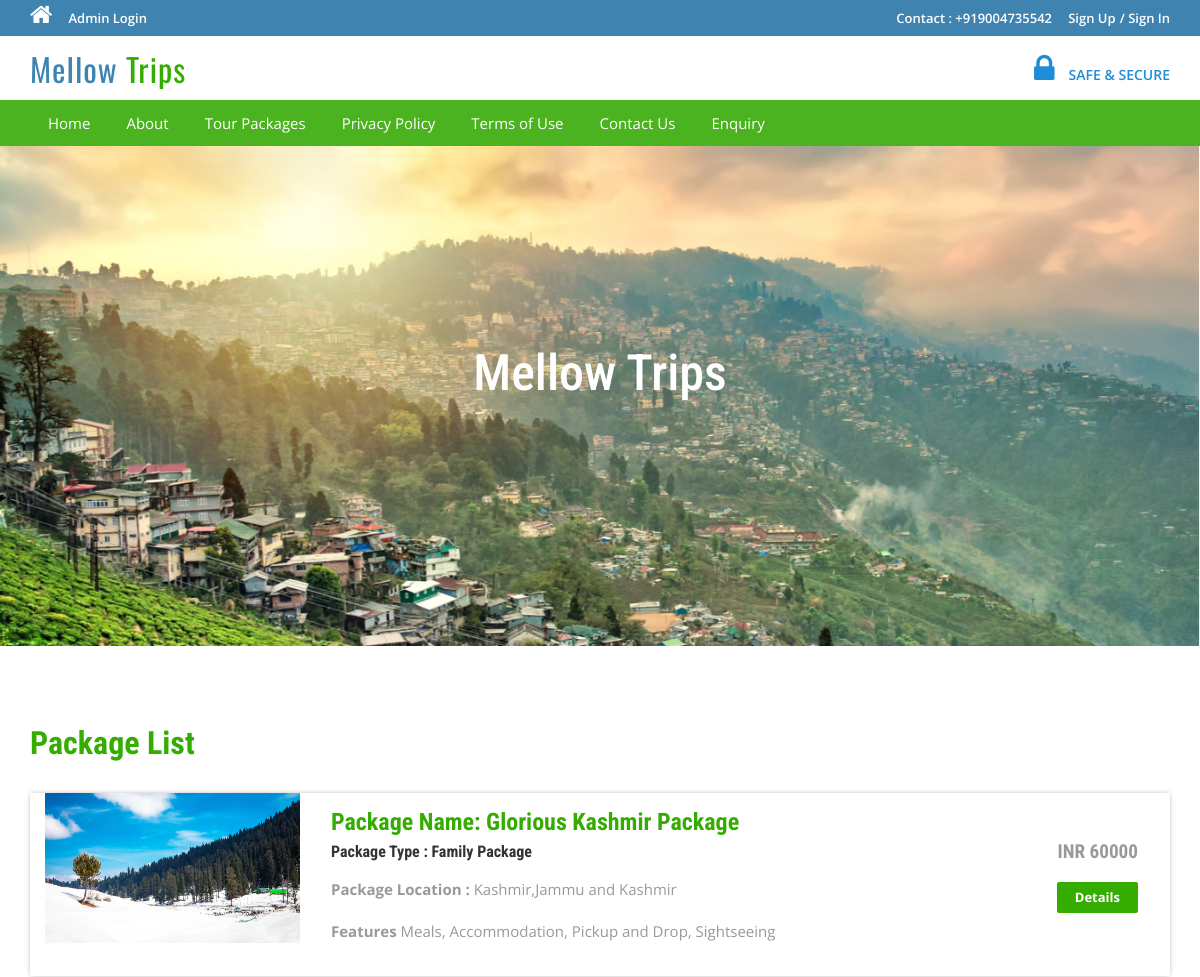
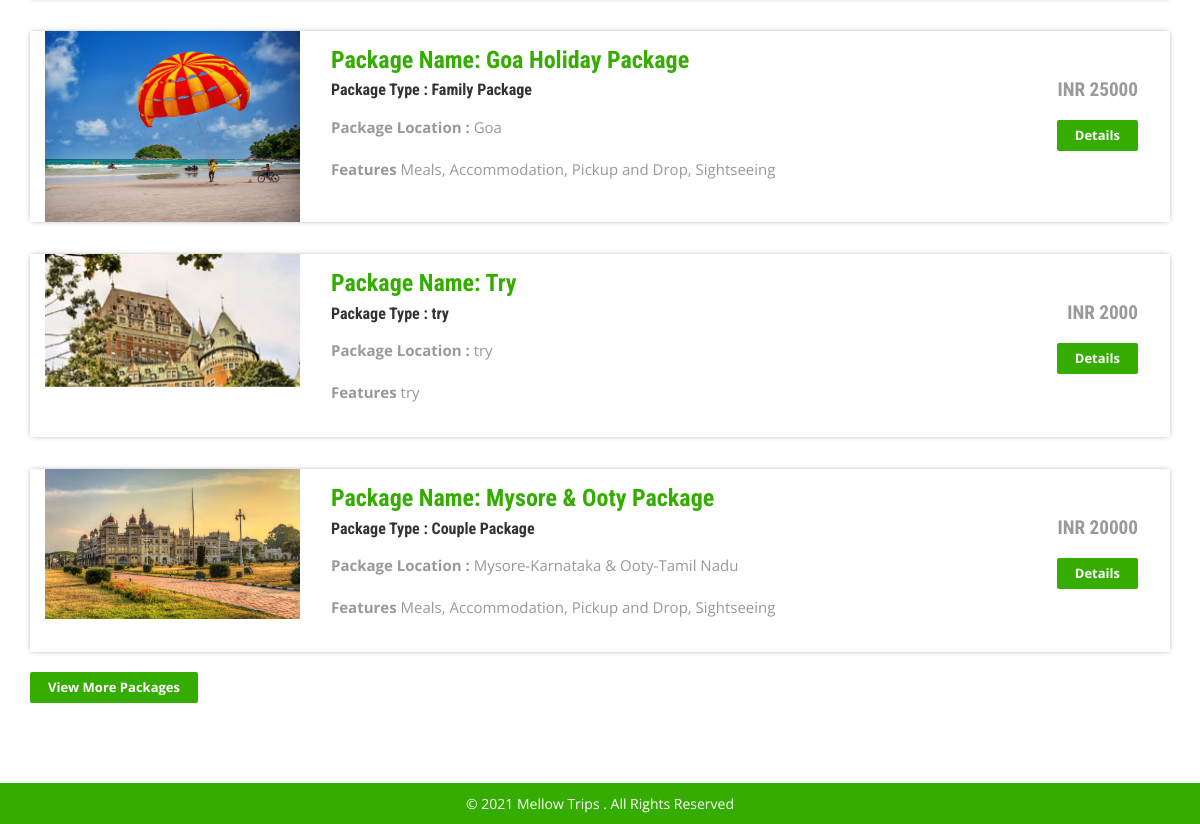
Screenshot of /Mellowtrips/index.php with the database file from the repository (2 pictures, top to bottom).
### tables this page shows
CREATE TABLE `tbltourpackages` (
  `PackageId` int(11) NOT NULL,
  `PackageName` varchar(200) DEFAULT NULL,
  `PackageType` varchar(150) DEFAULT NULL,
  `PackageLocation` varchar(100) DEFAULT NULL,
  `PackagePrice` int(11) DEFAULT NULL,
  `PackageFetures` varchar(255) DEFAULT NULL,
  `PackageDetails` longtext DEFAULT NULL,
  `PackageImage` varchar(100) DEFAULT NULL,
  `Creationdate` timestamp NULL DEFAULT current_timestamp(),
  `UpdationDate` timestamp NULL DEFAULT NULL ON UPDATE current_timestamp(),
  `Persons` int(10) NOT NULL,
  `Duration` varchar(30) NOT NULL,
  `Hotel` varchar(50) NOT NULL,
  `Pickup` varchar(45) NOT NULL
);

### Mellowtrips/index.php (the view, shortened to what this page needs)
<?php
include('includes/config.php');
?>
<!DOCTYPE HTML>
<html>
<head>
<link href="css/bootstrap.css" rel='stylesheet' type='text/css' />
<link href="css/style.css" rel='stylesheet' type='text/css' />
<link href="css/font-awesome.css" rel="stylesheet">
<link href="css/animate.css" rel="stylesheet" type="text/css" media="all">
</head>
<body>
<?php include('includes/header.php');?>
<div class="banner">
	<div class="container">
		<h1 class="wow zoomIn animated animated" data-wow-delay=".5s" style="visibility: visible; animation-delay: 0.5s; animation-name: zoomIn;"> Mellow Trips</h1>
	</div>
</div>
<div class="container">
	<div class="holiday">
	<h3>Package List</h3>
<?php $sql = "SELECT * from tbltourpackages order by rand() limit 4";
$query = $dbh->prepare($sql);
$query->execute();
$results=$query->fetchAll(PDO::FETCH_OBJ);
if($query->rowCount() > 0)
{
foreach($results as $result)
{	?>
			<div class="rom-btm">
				<div class="col-md-3 room-left wow fadeInLeft animated" data-wow-delay=".5s">
					<img src="admin/pacakgeimages/<?php echo htmlentities($result->PackageImage);?>" class="img-responsive" alt="">
				</div>
				<div class="col-md-6 room-midle wow fadeInUp animated" data-wow-delay=".5s">
					<h4>Package Name: <?php echo htmlentities($result->PackageName);?></h4>
					<h6>Package Type : <?php echo htmlentities($result->PackageType);?></h6>
					<p><b>Package Location :</b> <?php echo htmlentities($result->PackageLocation);?></p>
					<p><b>Features</b> <?php echo htmlentities($result->PackageFetures);?></p>
				</div>
				<div class="col-md-3 room-right wow fadeInRight animated" data-wow-delay=".5s">
					<h5>INR <?php echo htmlentities($result->PackagePrice);?></h5>
					<a href="package-details.php?pkgid=<?php echo htmlentities($result->PackageId);?>" class="view">Details</a>
				</div>
				<div class="clearfix"></div>
			</div>
<?php }} ?>
<div><a href="package-list.php" class="view">View More Packages</a></div>
</div>
	</div>
<?php include('includes/footer.php');?>
</body>
</html>

### Mellowtrips/includes/header.php (shortened to what this page needs)
<?php if($_SESSION['login'])
{?>
<div class="top-header">
	<div class="container">
		<ul class="tp-hd-lft wow fadeInLeft animated" data-wow-delay=".5s">
			<li class="hm"><a href="index.html"><i class="fa fa-home"></i></a></li>
			<li class="prnt"><a href="profile.php">My Profile</a></li>
				<li class="prnt"><a href="change-password.php">Change Password</a></li>
			<li class="prnt"><a href="tour-history.php">My Tour History</a></li>
			<li class="prnt"><a href="issuetickets.php">Issue Tickets</a></li>
		</ul>
		<ul class="tp-hd-rgt wow fadeInRight animated" data-wow-delay=".5s">
			<li class="tol">Welcome :</li>
			<li class="sig"><?php echo htmlentities($_SESSION['login']);?></li>
			<li class="sigi"><a href="logout.php" >/ Logout</a></li>
        </ul>
		<div class="clearfix"></div>
	</div>
</div><?php } else {?>
<div class="top-header">
	<div class="container">
		<ul class="tp-hd-lft wow fadeInLeft animated" data-wow-delay=".5s">
			<li class="hm"><a href="index.php"><i class="fa fa-home"></i></a></li>
				<li class="hm"><a href="admin/index.php">Admin Login</a></li>
		</ul>
		<ul class="tp-hd-rgt wow fadeInRight animated" data-wow-delay=".5s">
			<li class="tol">Contact : +919004735542 </li>
			<li class="sig"><a href="#" data-toggle="modal" data-target="#myModal" >Sign Up</a></li>
			<li class="sigi"><a href="#" data-toggle="modal" data-target="#myModal4" >/ Sign In</a></li>
        </ul>
		<div class="clearfix"></div>
	</div>
</div>
<?php }?>
<div class="header">
	<div class="container">
		<div class="logo wow fadeInDown animated" data-wow-delay=".5s">
			<a href="index.php"> Mellow <span> Trips</span></a>
		</div>
		<div class="lock fadeInDown animated" data-wow-delay=".5s">
			<li><i class="fa fa-lock"></i></li>
            <li><div class="securetxt">SAFE &amp; SECURE </div></li>
		</div>
		<div class="clearfix"></div>
	</div>
</div>
<div class="footer-btm wow fadeInLeft animated" data-wow-delay=".5s">
	<div class="container">
	<div class="navigation">
			<nav class="navbar navbar-default">
				<div class="collapse navbar-collapse nav-wil" id="bs-example-navbar-collapse-1">
					<nav class="cl-effect-1">
						<ul class="nav navbar-nav">
							<li><a href="index.php">Home</a></li>
							<li><a href="page.php?type=aboutus">About</a></li>
								<li><a href="package-list.php">Tour Packages</a></li>
								<li><a href="page.php?type=privacy">Privacy Policy</a></li>
								<li><a href="page.php?type=terms">Terms of Use</a></li>
								<li><a href="page.php?type=contact">Contact Us</a></li>
								<?php if($_SESSION['login'])
{?>
								<li>Need Help?<a href="#" data-toggle="modal" data-target="#myModal3"> / Write Us </a>  </li>
								<?php } else { ?>
								<li><a href="enquiry.php"> Enquiry </a>  </li>
								<?php } ?>
								<div class="clearfix"></div>
						</ul>
					</nav>
				</div>
			</nav>
		</div>
	</div>
</div>

### Mellowtrips/includes/footer.php
<div class="copy-right">
	<div class="container">
		<p class="wow zoomIn animated animated" data-wow-delay=".5s" style="visibility: visible; animation-delay: 0.5s; animation-name: zoomIn;">© 2021 Mellow Trips . All Rights Reserved </p>
	</div>
</div>

### Mellowtrips/css/style.css (style rules this page uses)
html, body { font-size: 100%; background: #fff; font-family: 'Open Sans', sans-serif; }
body a,.grid_1,plan_1,plan_1.one,plan_1.two,i.icon1, i.icon2, i.icon3, i.icon4, i.icon5, i.icon6 { transition:0.5s all; -webkit-transition:0.5s all; -moz-transition:0.5s all; -o-transition:0.5s all; -ms-transition:0.5s all; }
h1,h2,h3,h4,h5,h6 { margin:0; font-family: 'Roboto Condensed', sans-serif; }
p { margin:0; }
ul { margin:0; padding:0; }
.logo a { color: #3F84B1; letter-spacing: 1px; font-size: 2em; font-weight: 400; display: block; text-decoration: none; font-family: 'Oswald', sans-serif; }
.logo span { color:#34ad00; }
i.fa.fa-home { font-size: 24px; }
.top-header { background-color: #3F84B1; border-bottom: 0 none; height: 36px; line-height: 35px; }
ul.tp-hd-lft { float: left; }
ul.tp-hd-lft li { display: inline-block; }
li.hm,li.prnt { margin-right: 12px; }
ul.tp-hd-lft a { font-size: 13px; font-weight: 600; color:#fff; }
ul.tp-hd-rgt { float:right; }
ul.tp-hd-rgt li { display: inline-block; font-size: 13px; font-weight: 600; color:#fff; }
ul.tp-hd-rgt a { font-size: 13px; font-weight: 600; color:#fff; }
li.ned,li.wrt,li.tol { margin-right: 12px; }
.header { background-color: #fff; margin: 0; padding: 10px 0 8px; }
.logo a { display: block; }
.logo { float: left; margin-right: 60px; }
.lock { float: right; margin-top: 7px; }
.securetxt { color: #1f8dd6; line-height: 18px; margin-top: 0px; font-size: 14px; font-weight:600; }
.lock li { display: inline-block; }
i.fa.fa-lock { color:#1f8dd6; font-size: 2em; padding-right: 10px; }
.banner { background: url(../images/shutterstock.jpg)no-repeat; background-size: cover; -webkit-background-size: cover; -o-background-size: cover; -ms-background-size: cover; -moz-background-size: cover; height: 500px; }
.banner h1 { font-size: 50px; margin-bottom: 40px; padding: 4em 0 0; text-align: center; color: #ffffff; }
.holiday { padding: 5em 0; }
.holiday h3 { font-size: 2em; font-weight: 700; color: #34ad00; }
.holiday p { font-size: 1.2em; line-height: 1.8em; margin: 1em 0; color: #999; }
.footer-btm li { display: inline-block; margin: 0 10px; font-size: 14px; color: #fff; }
.footer-btm li a { font-size: 15px; color: #fff; display: inline-block; padding: 5px 8px; }
.footer-btm { background:#4CB320; padding: 0.5em 0; text-align:center; }
.copy-right p { color:#fff; font-size:14px; line-height: 1.8em; }
.copy-right { background:#34ad00; text-align: center; padding: 0.5em 0; }
a.view { padding: 6px 18px; font-weight: 700; color: #fff; background-color: #34ad00; border: 0; font-size: 13px; border-radius: 2px; -webkit-transition: all .2s; -moz-transition: all .2s; transition: all .2s; margin-top: 20px; display: inline-block; }
.rom-btm { margin-top: 2em; box-shadow: 0px 0px 5px -1px rgba(0, 0, 0, 0.37); }
.rom-btm h4 { font-size: 1.5em; font-weight: 700; color: #34ad00; }
.rom-btm p { font-size: 15px; color: #999; }
.rom-btm h6 { font-size: 1em; font-weight: 700; margin: 0.5em 0; }
.room-right { text-align: right; padding: 3em 2em; }
.room-midle { padding: 1em; }
.rom-btm h5 { font-size: 1.2em; font-weight: 700; color: #999; }
.navbar-default { background-color: #4CB320 !important; border-color: #4CB320 !important; }
.navbar { min-height: 0px !important; margin-bottom:0px !important; border-radius:0px !important; border: none !important; }
ul.nav.navbar-nav li a { font-size: 15px ; color: #fff; display: inline-block; padding: 5px 8px; }
.navbar-collapse { padding-right: 0px !important; padding-left: 0px !important; }

### rows the page displays
tbltourpackages: PackageImage (picture), PackageName "Glorious Kashmir Package", PackageType "Family Package", PackageLocation "Kashmir,Jammu and Kashmir", PackageFetures "Meals, Accommodation, Pickup and Drop, Sightseeing", PackagePrice "60000"
tbltourpackages: PackageImage (picture), PackageName "Goa Holiday Package", PackageType "Family Package", PackageLocation "Goa", PackageFetures "Meals, Accommodation, Pickup and Drop, Sightseeing", PackagePrice "25000"
tbltourpackages: PackageImage (picture), PackageName "Try", PackageType "try", PackageLocation "try", PackageFetures "try", PackagePrice "2000"
tbltourpackages: PackageImage (picture), PackageName "Mysore & Ooty Package", PackageType "Couple Package", PackageLocation "Mysore-Karnataka & Ooty-Tamil Nadu", PackageFetures "Meals, Accommodation, Pickup and Drop, Sightseeing", PackagePrice "20000"
